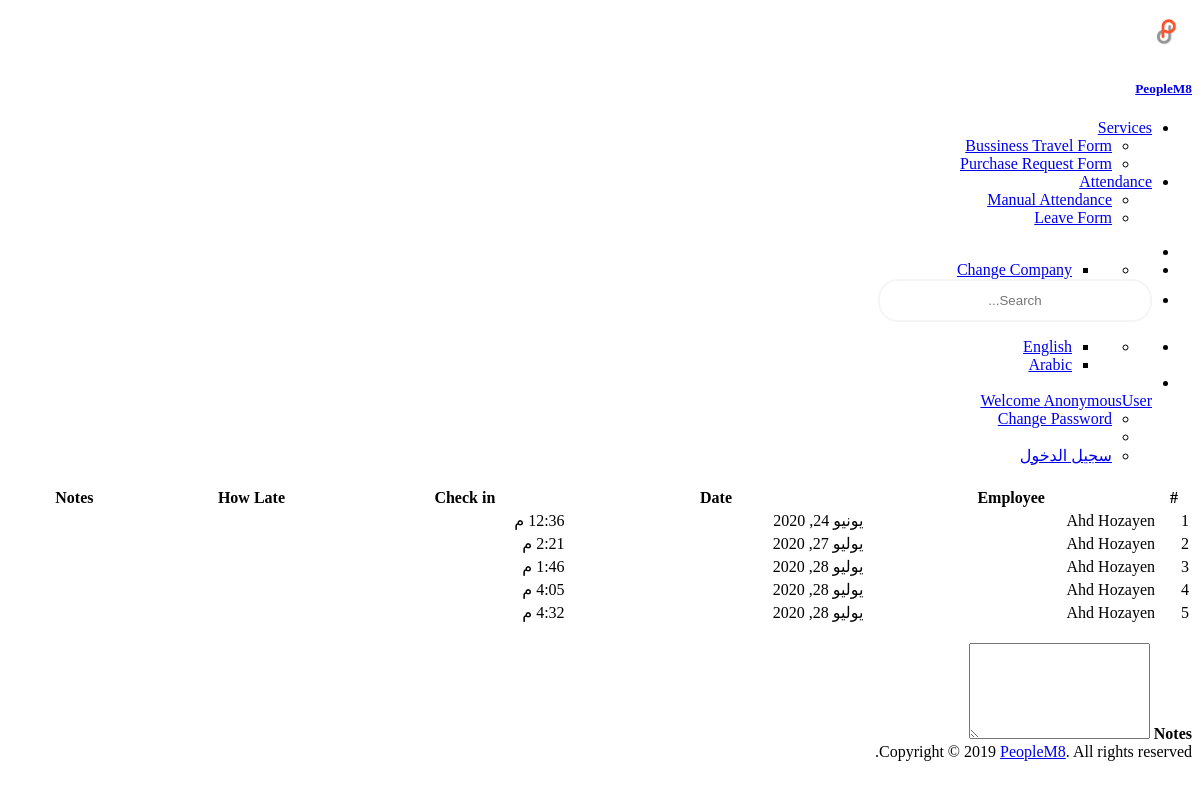
Before: /report/late_report/ with the older database file.
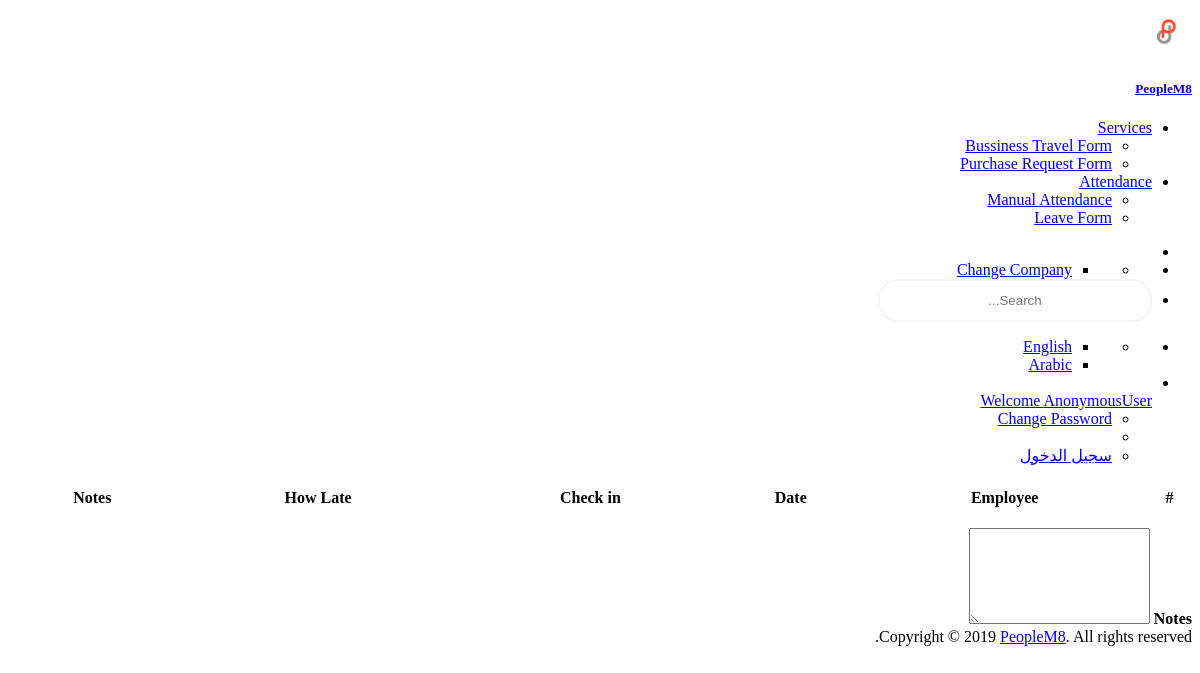
After: the same page with the newer database file.
### attendance/models.py (models this page shows, shortened)
class Attendance(models.Model):
    employee = models.ForeignKey(Employee, related_name='emp_attendance', on_delete=models.CASCADE, blank=True, null=True,)
    date = models.DateField(blank=True, null=True,)
    check_in = models.TimeField(blank=True, null=True, )
    check_out = models.TimeField(blank=True, null=True)
    work_hours = models.CharField(max_length=100, blank=True, null=True)
    normal_hrs = models.DecimalField(decimal_places=2, max_digits=4, blank=True, null=True, default=0)
    normal_overtime_hours = models.DecimalField(decimal_places=2, max_digits=4, blank=True, null=True, default=0)
    exceptional_hrs = models.DecimalField(decimal_places=2, max_digits=4, blank=True, null=True, default=0)
    exceptional_overtime = models.DecimalField(decimal_places=2, max_digits=4, blank=True, null=True, default=0)
    delay_hrs = models.TimeField(blank=True, null=True)
    absence_days = models.IntegerField(blank=True, null=True, default=0)
    day_of_week = models.CharField(max_length=12, blank=True, null=True,)
    slug = models.SlugField(blank=True, null=True)
    created_by = models.ForeignKey(settings.AUTH_USER_MODEL, on_delete=models.CASCADE, blank=True, null=True, related_name='attendance_created_by')
    creation_date = models.DateField(auto_now_add=True)
    last_update_by = models.ForeignKey(settings.AUTH_USER_MODEL, on_delete=models.CASCADE, blank=True, null=True, related_name='attendance_last_updated_by')
    last_update_date = models.DateField(auto_now=True)
    def __str__(self):
        return self.employee.emp_name

### employee/models.py (models this page shows, shortened)
class Employee(models.Model):
    identification_type_list = [("N", _("National Id")), ("P", _("Passport"))]
    gender_list = [("M", _("Male")), ("F", _("Female"))]
    social_status_list = [("M", _("Married")), ("S", _("Single"))]
    military_status_list = [("E", _("Exemption")), ("C", _("Complete the service")), ("P", _("Postponed"))]
    religion_list = [("M", _("Muslim")), ("C", _("Chrestin"))]
    user = models.ForeignKey(settings.AUTH_USER_MODEL, on_delete=models.CASCADE, blank=True, null=True, related_name='employee_user')
    enterprise = models.ForeignKey(Enterprise, on_delete=models.CASCADE,related_name='enterprise_employee', verbose_name=_('Department'))
    emp_number = models.IntegerField(default=0, blank=True, null=True, verbose_name=_('Employee Number'))
    emp_name = models.CharField(max_length=60, verbose_name=_('Employee Name'))
    address1 = models.CharField(max_length=255, blank=True, null=True, verbose_name=_('address1'))
    address2 = models.CharField(max_length=255, blank=True, null=True, verbose_name=_('address2'))
    phone = models.CharField(max_length=255, blank=True, null=True, verbose_name=_('phone'))
    mobile = models.CharField(max_length=255, blank=True, null=True, verbose_name=_('mobile'))
    date_of_birth = models.DateField(auto_now=False, auto_now_add=False, blank=True, null=True, verbose_name=_('Birthdate'))
    hiredate = models.DateField(auto_now=False, auto_now_add=False, default=date.today, verbose_name=_('Hire Date'))
    email = models.EmailField(blank=True, null=True, verbose_name=_('email'))
    picture = models.ImageField(null=True, blank=True, verbose_name=_('picture'))
    is_active = models.BooleanField(blank=True, default=True, verbose_name=_('Is Active'))
    identification_type	= 	models.CharField(max_length=5, choices=identification_type_list, null=True, blank=True, verbose_name=_('ID Type'))
    id_number = models.CharField(max_length=50, blank=True, null=True, verbose_name=_('ID Number'))
    place_of_birth = models.CharField(max_length=100, blank=True, null=True, verbose_name=_('Place of Birth'))
    nationality = models.CharField(max_length=20, blank=True, null=True, verbose_name=_('Nationality'))
    field_of_study = models.CharField(max_length=30, blank=True, null=True, verbose_name=_('Field of Study'))
    education_degree = models.CharField(max_length=30, blank=True, null=True, verbose_name=_('Eductaion Degree'))
    gender = models.CharField(max_length=5, choices=gender_list, null=True, blank=True, verbose_name=_('Gender'))
    social_status	= 	models.CharField(max_length=5, choices=social_status_list, null=True, blank=True, verbose_name=_('Social Status'))
    military_status	= 	models.CharField(max_length=5, choices=military_status_list, null=True, blank=True, verbose_name=_('Milatery Status'))
    religion	= 	models.CharField(max_length=5, choices=religion_list, null=True, blank=True, verbose_name=_('Religion'))
    insured = models.BooleanField(verbose_name=_('Insured'))
    insurance_number = models.CharField(max_length=30, blank=True, null=True, verbose_name=_('Insurance Number'))
    insurance_date = models.DateField(auto_now=False, auto_now_add=False, blank=True, null=True, verbose_name=_('Insurance Date'))
    insurance_salary = models.FloatField(default=0.0, null=True, blank=True, verbose_name=_('Insurance Salary'))
    has_medical = models.BooleanField(verbose_name=_('Has Medical'))
    medical_number = models.CharField(max_length=30, blank=True, null=True, verbose_name=_('Medical Number'))
    medical_date = models.DateField(auto_now=False, auto_now_add=False, blank=True, null=True, verbose_name=_('Medical Date'))
    start_date = models.DateField(auto_now=False, auto_now_add=False, default=date.today, verbose_name=_('Start Date'))
    end_date = models.DateField(auto_now=False, auto_now_add=False, blank=True, null=True, verbose_name=_('End Date'))
    created_by = models.ForeignKey(settings.AUTH_USER_MODEL, blank=False, on_delete=models.CASCADE, related_name="emp_created_by")
    creation_date = models.DateField(auto_now=True, auto_now_add=False)
    last_update_by = models.ForeignKey(settings.AUTH_USER_MODEL, blank=True, null=True, on_delete=models.CASCADE)
    last_update_date = models.DateField(auto_now=False, auto_now_add=True)
    def __str__(self):
        return self.emp_name

### report/views.py (the view)
# urls.py: path('late_report/', views.late_report, name='late_report'),
def late_report(request):
    late=Attendance.objects.filter(check_in__gt='9:00')
    print(late)
    return render(request,'late_report.html',{'late':late})

### report/templates/late_report.html (shortened to what this page needs)
{% extends "master.html" %}
{% load staticfiles %}
{% load crispy_forms_tags %}
{% load l10n %}
{% load i18n %}
{% block body %}
<div class="container-fluid">
  <div class="row" style="margin-left:0px;">
    <div class="col-md-12">
      <div class="bgc-white bd bdrs-3 p-20 mB-20">
        <table class="table table-striped table-bordered" id="dataTable" width="100%">
          <thead>
            <tr>
              <th>#</th>
              <th>Employee</th>
              <th>Date</th>
              <th>Check in</th>
              <th>How Late</th>
              <th>Notes</th>
            </tr>
          </thead>
          <tbody>
            {% for i in late %}
            <tr>
              <td>{{ forloop.counter }}</td>
              <td>{{i.employee}}</td>
              <td>{{i.date}}</td>
              <td>{{i.check_in}}</td>
              <td>{{i.how_late}}</td>
              <td></td>
            </tr>
            {% endfor %}
          </tbody>
        </table>
        <br>
        <form>
          <div class="form-group">
            <label for="exampleFormControlTextarea1"><strong>Notes</strong></label>
            <textarea class="form-control" id="exampleFormControlTextarea1" rows="6"></textarea>
          </div>
        </form>
      </div>
    </div>
  </div>
</div>
{% endblock body %}

### MashreqPayroll/templates/master.html (shortened to what this page needs)
<!DOCTYPE html>
{% load staticfiles %}
{% load i18n %}
{% load l10n %}
{% get_current_language as LANGUAGE_CODE %}
{% get_current_language_bidi as LANGUAGE_BIDI %}
<html  {% if LANGUAGE_BIDI %} dir="rtl" {% else %} dir="ltr" {% endif %}>
<head>
  <link rel="stylesheet" href="https://cdnjs.cloudflare.com/ajax/libs/flatpickr/4.2.3/flatpickr.css">
  <link rel="stylesheet" href="https://cdnjs.cloudflare.com/ajax/libs/flatpickr/4.2.3/themes/dark.css">
  <link href="//cdn.rawgit.com/Eonasdan/bootstrap-datetimepicker/e8bddc60e73c1ec2475f827be36e1957af72e2ea/build/css/bootstrap-datetimepicker.css" rel="stylesheet">
  {% if LANGUAGE_BIDI %}
  <link href="{% static 'css/style-main-ar.css'%}" rel="stylesheet">
  {% else %}
  <link href="{% static 'css/style-main-en.css'%}" rel="stylesheet">
  {% endif %}
  <link href="{% static 'css/style.css'%}" rel="stylesheet">
  <link href="{% static 'css/import.css'%}" rel="stylesheet">
</head>
<body class="app">
  <div>
    <div class="sidebar">
      {% if request.user.employee_type == 'A'%}
        {% include 'side_bar.html' %}
      {% else %}
        {% include 'side_nav_user.html' %}
      {% endif %}
    </div>
    <div class="page-container">
      <div class="header navbar">
        {% include 'top_nav.html' %}
      </div>
      <main class="main-content bgc-grey-100">
        <div id="mainContent">
            {% block body %}
            {% endblock body %}
        </div>
      </main>
      {% include 'footer.html' %}
    </div>
  </div>
</body>
</html>

### MashreqPayroll/templates/side_nav_user.html (shortened to what this page needs)
{% load i18n %}
{% load l10n %}
{% load staticfiles %}
<div class="sidebar-inner">
  <div class="sidebar-logo">
    <div class="peers ai-c fxw-nw">
      <div class="peer peer-greed">
        <a class="sidebar-link td-n" href="{% url 'home:homepage' %}">
          <div class="peers ai-c fxw-nw">
            <div class="peer">
              <div class="logo"><img src="{% static 'assets/static/images/logo.png' %}" alt=""></div>
            </div>
            <div class="peer peer-greed">
              <h5 class="lh-1 mB-0 logo-text">PeopleM8</h5>
            </div>
          </div>
        </a>
      </div>
    </div>
  </div>
  <ul class="sidebar-menu scrollable pos-r">
    <li class="nav-item dropdown">
      <a class="dropdown-toggle" href="javascript:void(0);"><span class="title">{% trans "Services" %}</span> <span class="arrow"></span></a>
      <ul class="dropdown-menu">
        <li><a class="sidebar-link" href="{% url 'service:services_list' %}">{% trans 'Bussiness Travel Form'%}</a></li>
        <li><a class="sidebar-link" href="{% url 'service:purchase-request-list' %}">{% trans 'Purchase Request Form'%}</a></li>
      </ul>
    </li>
    <li class="nav-item dropdown">
      <a class="dropdown-toggle" href="javascript:void(0);"><span class="title">{% trans "Attendance" %}</span> </a>
      <ul class="dropdown-menu">
        <li><a class="sidebar-link" href="{% url 'attendance:user-list-attendance' %}">{% trans 'Manual Attendance'%}</a></li>
        <li><a class="sidebar-link" href="{% url 'leave:list_leave' %}">{% trans 'Leave Form'%}</a></li>
      </ul>
    </li>
  </ul>
</div>

### MashreqPayroll/templates/messages.html (shortened to what this page needs)
{% load staticfiles %}
{% load i18n %}
{% load l10n %}

### MashreqPayroll/templates/top_nav.html (shortened to what this page needs)
{% load staticfiles %}
{% load i18n %}
{% load l10n %}
{% get_current_language_bidi as LANGUAGE_BIDI %}
<div class="header-container">
  <ul class="{% if LANGUAGE_BIDI %} nav-right {% else %} nav-left {% endif %}">
    <li><a id="sidebar-toggle" class="sidebar-toggle" href="javascript:void(0);"></a></li>
    <li class="notifications dropdown">
      <ul class="dropdown-menu" style="min-width: 125px;">
        <li>
          <ul class="dropdown-menu p-5 fsz-sm" style="position: relative;">
            <li><a href="{% url 'company:user-companies-list' %}" class="d-b td-n pY-5 bgcH-grey-100 c-grey-700">{% trans "Change Company" %}</a></li>
          </ul>
        </li>
      </ul>
    </li>
    <li class="search-input"><input class="form-control" type="text" placeholder="Search..."></li>
  </ul>
  <ul class="{% if LANGUAGE_BIDI %} nav-left {% else %} nav-right {% endif %}">
    <li class="notifications dropdown">
      <ul class="dropdown-menu" style="min-width: 125px;">
        <li>
          <ul class="ovY-a pos-r scrollable lis-n p-0 m-0 fsz-sm">
            <li><a href="{% url 'home:en' %}" class="peers fxw-nw td-n p-20 bdB c-grey-800 cH-blue bgcH-grey-100">English</a></li>
            <li><a href="{% url 'home:ar' %}" class="peers fxw-nw td-n p-20 bdB c-grey-800 cH-blue bgcH-grey-100">Arabic</a></li>
          </ul>
        </li>
      </ul>
    </li>
    <li class="dropdown">
      <a href="#" class="dropdown-toggle no-after peers fxw-nw ai-c lh-1" data-toggle="dropdown">
        <div class="peer mR-10"><img class="w-2r bdrs-50p" src="#" alt=""></div>
        <div class="peer"><span class="fsz-sm c-grey-900">Welcome {{request.user}}</span></div>
      </a>
      <ul class="dropdown-menu fsz-sm">
        <li><a href="{% url 'home:password_change' %}" class="d-b td-n pY-5 bgcH-grey-100 c-grey-700">
            <span>{% trans "Change Password" %}</span></a>
        </li>
        <li role="separator" class="divider"></li>
        {% if user.is_authenticated %}
        <li>
          <a href="{% url 'home:logout' %}" class="d-b td-n pY-5 bgcH-grey-100 c-grey-700">
            <i class="ti-power-off mR-10"></i> <span>{% trans "Log out" %}</span>
          </a>
        </li>
        {% else %}
        <li>
          <a href="{% url 'home:user-login' %}" class="d-b td-n pY-5 bgcH-grey-100 c-grey-700">
             <span>{% trans "Log in" %}</span>
          </a>
        </li>
        {% endif %}
      </ul>
    </li>
  </ul>
</div>

### MashreqPayroll/templates/footer.html (shortened to what this page needs)
{% load staticfiles %}
<footer class="bdT ta-c p-30 lh-0 fsz-sm c-grey-600">
  <span>Copyright © 2019 <a href="https://peoplem8.com/" target="_blank" title="PeopleM8">PeopleM8</a>. All rights reserved.</span>
</footer>

### MashreqPayroll/static/css/style-main-ar.css (style rules this page uses)
body { text-align: right !important; }
img { width: 50px; border-radius: 50px; }
input { border: 2px solid whitesmoke; border-radius: 20px; padding: 12px 10px; text-align: center; width: 250px; }
.main-content { text-align: right; direction: rtl; }
article, aside, details, figcaption, figure, footer, header, hgroup, main, nav, section, summary { display: block; }

### MashreqPayroll/static/css/style.css (style rules this page uses)
th { text-align: center; }

Changed rows visible on the page:
removed Attendance: employee "Ahd Hozayen", date "يونيو 24, 2020", check_in "12:36 م"
removed Attendance: employee "Ahd Hozayen", date "يوليو 27, 2020", check_in "2:21 م"
removed Attendance: employee "Ahd Hozayen", date "يوليو 28, 2020", check_in "1:46 م"
removed Attendance: employee "Ahd Hozayen", date "يوليو 28, 2020", check_in "4:05 م"
removed Attendance: employee "Ahd Hozayen", date "يوليو 28, 2020", check_in "4:32 م"
